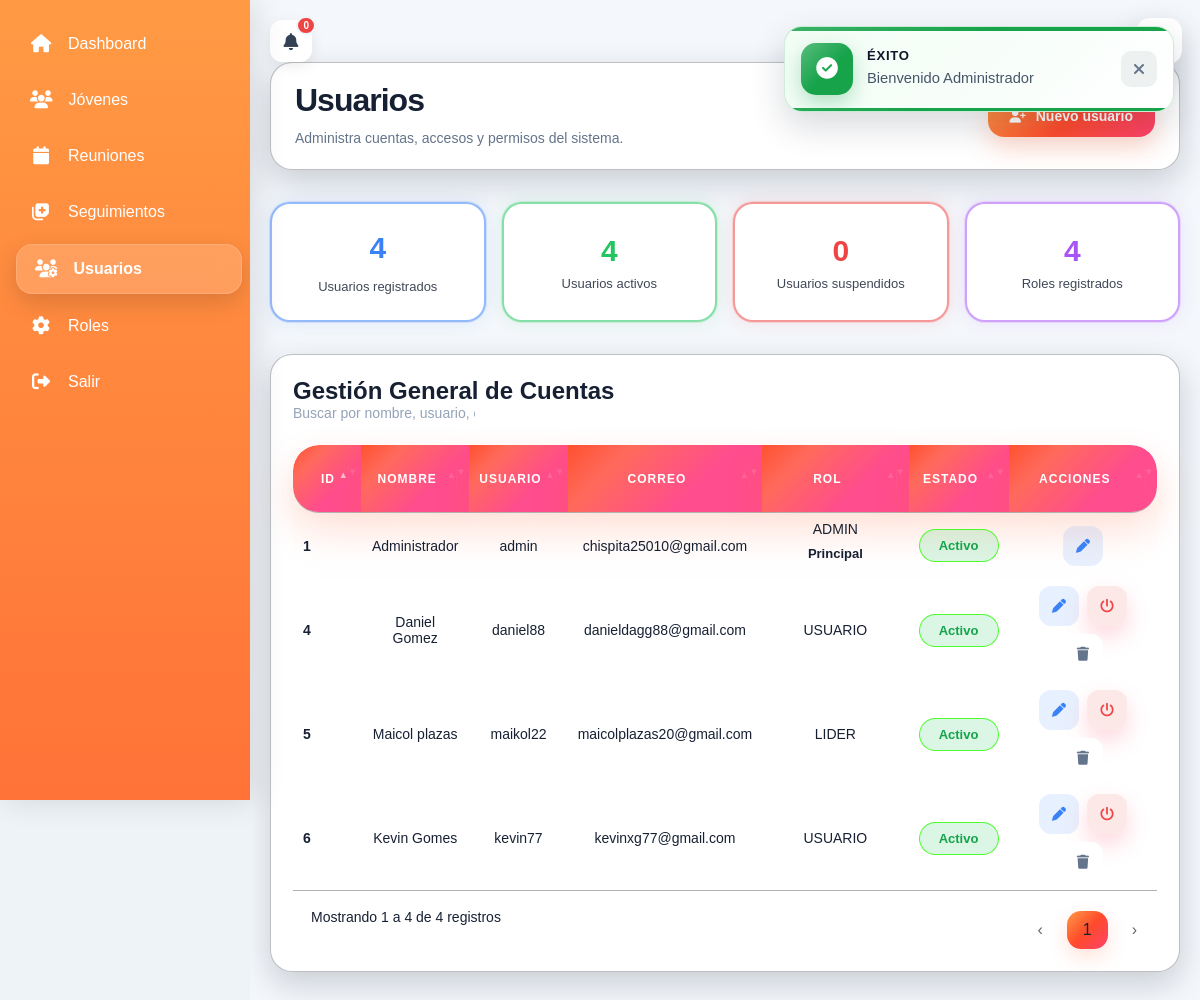
The page /views/usuarios/index.php (signed in) on the database its author committed.
### tables this page shows
CREATE TABLE `usuarios` (
  `id` int(11) NOT NULL,
  `nombre` varchar(100) NOT NULL,
  `usuario` varchar(50) NOT NULL,
  `correo` varchar(150) DEFAULT NULL,
  `password` varchar(255) NOT NULL,
  `rol_id` int(11) NOT NULL,
  `activo` tinyint(1) DEFAULT 1,
  `fecha_creacion` timestamp NOT NULL DEFAULT current_timestamp()
);

CREATE TABLE `roles` (
  `id` int(11) NOT NULL,
  `nombre` varchar(50) DEFAULT NULL,
  `descripcion` text DEFAULT NULL
);

### services/usuarioService.php (called while the page is built, shortened)
<?php
function obtenerConsultaUsuarios(): string
{
    return "
        SELECT
            u.id,
            u.nombre,
            u.usuario,
            u.correo,
            u.password,
            u.rol_id,
            u.activo,
            u.fecha_creacion,
            r.nombre AS rol_nombre
        FROM usuarios u
        INNER JOIN roles r
            ON r.id = u.rol_id
    ";
}
function obtenerUsuarioPorId(
    PDO $pdo,
    int $id
): array|false
{
    $sql = obtenerConsultaUsuarios() . "
        WHERE u.id = :id
        LIMIT 1
    ";
    $stmt = $pdo->prepare($sql);
    $stmt->execute([
        ':id' => $id
    ]);
    return $stmt->fetch(PDO::FETCH_ASSOC);
}
function obtenerUsuarios(
    PDO $pdo
): array
{
    $sql = obtenerConsultaUsuarios() . "
        ORDER BY
            u.nombre ASC
    ";
    $stmt = $pdo->query($sql);
    return $stmt->fetchAll(PDO::FETCH_ASSOC);
}
function obtenerRolPorId(
    PDO $pdo,
    int $rolId
): array|false
{
    $stmt = $pdo->prepare("
        SELECT
            id,
            nombre
        FROM roles
        WHERE id = :id
        LIMIT 1
    ");
    $stmt->execute([
        ':id' => $rolId
    ]);
    return $stmt->fetch(PDO::FETCH_ASSOC);
}
function esRolAdministrador(
    PDO $pdo,
    int $rolId
): bool
{
    $rol = obtenerRolPorId(
        $pdo,
        $rolId
    );
    return in_array(
        mb_strtolower(trim($rol['nombre'])),
        [
            'admin',
            'administrador'
        ],
        true
    );
}
function esAdministradorPrincipal(
    PDO $pdo,
    int $usuarioId
): bool
{
    $usuario = obtenerUsuarioPorId(
        $pdo,
        $usuarioId
    );
    return esRolAdministrador(
        $pdo,
        (int) $usuario['rol_id']
    );
}
function puedeGestionarUsuario(
    PDO $pdo,
    int $usuarioActualId,
    int $usuarioDestinoId
): bool
{
    if (
        $usuarioActualId === $usuarioDestinoId
    ) {
        return true;
    }
    if (
        esAdministradorPrincipal(
            $pdo,
            $usuarioDestinoId
        )
    ) {
        return false;
    }
    return true;
}
function puedeEliminarUsuario(
    PDO $pdo,
    int $usuarioActualId,
    int $usuarioDestinoId
): bool
{
    if (
        $usuarioActualId === $usuarioDestinoId
    ) {
        return false;
    }
    if (
        esAdministradorPrincipal(
            $pdo,
            $usuarioDestinoId
        )
    ) {
        return false;
    }
    return true;
}

### services/SessionService.php (called while the page is built, shortened)
<?php
function usuarioActual(): ?array
{
    return $_SESSION[SESSION_USER] ?? null;
}
function usuarioId(): ?int
{
    return usuarioActual()['id'] ?? null;
}

### views/usuarios/index.php (the view, shortened to what this page needs)
<?php
require_once __DIR__ . '/../../config/bootstrap.php';
require_once __DIR__ . '/../../services/usuarioService.php';
$usuarios = obtenerUsuarios(
    $pdo
);
$totalUsuarios = count(
    $usuarios
);
$totalActivos = count(
    array_filter(
        $usuarios,
        fn(array $usuario): bool =>
            (bool) $usuario['activo']
    )
);
$totalInactivos =
    $totalUsuarios -
    $totalActivos;
$totalRoles = (int)
    $pdo
        ->query(
            "SELECT COUNT(*) FROM roles"
        )
        ->fetchColumn();
$titulo =
    'Usuarios';
$subtitulo =
    'Administra cuentas, accesos y permisos del sistema.';
require_once __DIR__ . '/../../includes/header.php';
?>
<div class="usuarios-page">
    <header class="page-header">
        <div class="page-header-left">
            <h1 class="page-title">
                <?= htmlspecialchars($titulo) ?>
            </h1>
            <p class="page-subtitle">
                <?= htmlspecialchars($subtitulo) ?>
            </p>
        </div>
        <div class="page-header-right">
            <a
                href="<?= BASE_URL ?>/views/usuarios/crear.php"
                class="btn btn-primary"
            >
                <i class="fa-solid fa-user-plus"></i>
                Nuevo usuario
            </a>
        </div>
    </header>
    <section class="stats-grid gx-stats">
        <article class="stat-card info">
            <span class="stat-number">
                <?= $totalUsuarios ?>
            </span>
            <span class="stat-label">
                Usuarios registrados
            </span>
        </article>
        <article class="stat-card success">
            <span class="stat-number">
                <?= $totalActivos ?>
            </span>
            <span class="stat-label">
                Usuarios activos
            </span>
        </article>
        <article class="stat-card danger">
            <span class="stat-number">
                <?= $totalInactivos ?>
            </span>
            <span class="stat-label">
                Usuarios suspendidos
            </span>
        </article>
        <article class="stat-card purple">
            <span class="stat-number">
                <?= $totalRoles ?>
            </span>
            <span class="stat-label">
                Roles registrados
            </span>
        </article>
    </section>
<section class="page-section">
    <div class="section-header">
        <div class="section-heading">
            <h2 class="section-title">
                Gestión General de Cuentas
            </h2>
        </div>
        <div class="gx-toolbar">
            <div class="search-wrapper">
                <input
                    id="buscador"
                    type="search"
                    class="search-input"
                    placeholder="Buscar por nombre, usuario, correo o rol..."
                    autocomplete="off"
                >
            </div>
        </div>
    </div>
    <div class="table-responsive">
        <table
            id="tablaUsuarios"
            class="table gx-table"
        >
            <thead>
                <tr>
                    <th>ID</th>
                    <th>Nombre</th>
                    <th>Usuario</th>
                    <th>Correo</th>
                    <th>Rol</th>
                    <th>Estado</th>
                    <th class="text-center">
                        Acciones
                    </th>
                </tr>
            </thead>
            <tbody>
            <?php foreach ($usuarios as $u): ?>
                <?php
$usuarioId = usuarioId();
$esMiCuenta =
    $usuarioId === (int) $u['id'];
$esAdministrador =
    esAdministradorPrincipal(
        $pdo,
        (int) $u['id']
    );
$puedeGestionar =
    puedeGestionarUsuario(
        $pdo,
        $usuarioId,
        (int) $u['id']
    );
$puedeEliminar =
    puedeEliminarUsuario(
        $pdo,
        $usuarioId,
        (int) $u['id']
    );
                ?>
                <tr>
                    <td>
                        <?= (int) $u['id'] ?>
                    </td>
                    <td>
                        <?= htmlspecialchars($u['nombre']) ?>
                    </td>
                    <td>
                        <?= htmlspecialchars($u['usuario']) ?>
                    </td>
                    <td>
                        <?= htmlspecialchars($u['correo'] ?? '-') ?>
                    </td>
                    <td>
                        <div class="role-cell">
                            <span>
                                <?= htmlspecialchars($u['rol_nombre']) ?>
                            </span>
                            <?php if ($esAdministrador): ?>
                                <span class="badge badge-admin">
                                    Principal
                                </span>
                            <?php endif; ?>
                        </div>
                    </td>
                    <td>
                        <?php if ((bool) $u['activo']): ?>
                            <span class="badge badge-success">
                                Activo
                            </span>
                        <?php else: ?>
                            <span class="badge badge-danger">
                                Suspendido
                            </span>
                        <?php endif; ?>
                    </td>
                    <td>
                        <div class="table-actions">
                            <?php if ($esAdministrador && !$esMiCuenta): ?>
                                <span
                                    class="btn-icon btn-disabled"
                                    data-tooltip="Cuenta protegida"
                                >
                                    <i class="fa-solid fa-shield-halved"></i>
                                </span>
                            <?php else: ?>
                                <a
                                   href="<?= BASE_URL ?>/views/usuarios/editar.php?id=<?= (int)$u['id'] ?>"
                                    class="btn-icon btn-edit"
                                    data-tooltip="Editar usuario"
                                >
                                    <i class="fa-solid fa-pen"></i>
                                </a>
                                <?php if (!$esMiCuenta): ?>
                                    <form
                                        action="../../controllers/usuarioController.php"
                                        method="POST"
                                        class="inline-form"
                                    >
                                        <button
                                            type="submit"
                                            class="btn-icon <?= $u['activo']
                                                ? 'btn-danger'
                                                : 'btn-warning' ?>"
                                            data-tooltip="<?= $u['activo']
                                                ? 'Suspender usuario'
                                                : 'Activar usuario' ?>"
                                            data-confirm="true"
                                            data-message="<?= $u['activo']
                                                ? '¿Deseas suspender este usuario?'
                                                : '¿Deseas activar este usuario?' ?>"
                                        >
                                            <i class="fa-solid fa-power-off"></i>
                                        </button>
                                    </form>
                                <?php endif; ?>
                                <?php if ($puedeEliminar): ?>
                                    <form
                                        action="../../controllers/usuarioController.php"
                                        method="POST"
                                        class="inline-form"
                                    >
                                        <button
                                            type="submit"
                                            class="btn-icon btn-delete"
                                            data-tooltip="Eliminar usuario"
                                            data-confirm="true"
                                            data-message="¿Deseas eliminar definitivamente este usuario?"
                                        >
                                            <i class="fa-solid fa-trash"></i>
                                        </button>
                                    </form>
                                <?php endif; ?>
                            <?php endif; ?>
                        </div>
                    </td>
                </tr>
            <?php endforeach; ?>
            </tbody>
        </table>
    </div>
</section>
</div>
<?php
require_once "../../includes/footer.php";
?>

### rows shown on the page
usuarios: id "1", nombre "Administrador", usuario "admin", correo "chispita25010@gmail.com", rol.nombre "ADMIN", shows "Principal", activo "Activo"
usuarios: id "4", nombre "Daniel Gomez", usuario "daniel88", correo "danieldagg88@gmail.com", rol.nombre "USUARIO", activo "Activo"
usuarios: id "6", nombre "Kevin Gomes", usuario "kevin77", correo "kevinxg77@gmail.com", rol.nombre "USUARIO", activo "Activo"
usuarios: id "5", nombre "Maicol plazas", usuario "maikol22", correo "maicolplazas20@gmail.com", rol.nombre "LIDER", activo "Activo"

### other values the page prints
$totalNotificaciones "0"
$mensaje "Bienvenido Administrador"
$titulo "Usuarios"
$subtitulo "Administra cuentas, accesos y permisos del sistema."
$totalUsuarios "4"
$totalActivos "4"
$totalInactivos "0"
$totalRoles "4"
